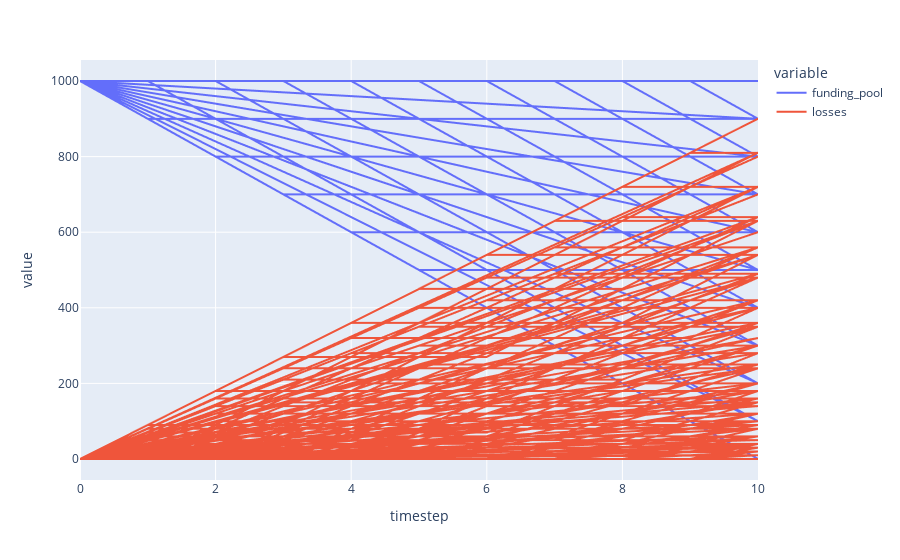

Notebook cell for this chart:
### Code cell
df.plot(kind='line', x='timestep', y=['funding_pool', 'losses'])

### Figure 1 — Plotly figure (JSON) as saved in the notebook; plotly's stock layout.template omitted (floating-point values rounded to 4 significant figures; data arrays with more than 128 entries replaced by an {"elided": "..."} marker saying what was removed)
{"data": [{"hovertemplate": "variable=funding_pool<br>timestep=%{x}<br>value=%{y}<extra></extra>", "legendgroup": "funding_pool", "line": {"color": "#636efa", "dash": "solid"}, "marker": {"symbol": "circle"}, "mode": "lines", "name": "funding_pool", "showlegend": true, "type": "scattergl", "x": {"elided": "9900 int values"}, "xaxis": "x", "y": {"elided": "9900 int values"}, "yaxis": "y"}, {"hovertemplate": "variable=losses<br>timestep=%{x}<br>value=%{y}<extra></extra>", "legendgroup": "losses", "line": {"color": "#EF553B", "dash": "solid"}, "marker": {"symbol": "circle"}, "mode": "lines", "name": "losses", "showlegend": true, "type": "scattergl", "x": {"elided": "9900 int values"}, "xaxis": "x", "y": {"elided": "9900 int values"}, "yaxis": "y"}], "layout": {"legend": {"title": {"text": "variable"}, "tracegroupgap": 0}, "margin": {"t": 60}, "xaxis": {"anchor": "y", "domain": [0, 1], "title": {"text": "timestep"}}, "yaxis": {"anchor": "x", "domain": [0, 1], "title": {"text": "value"}}}}
